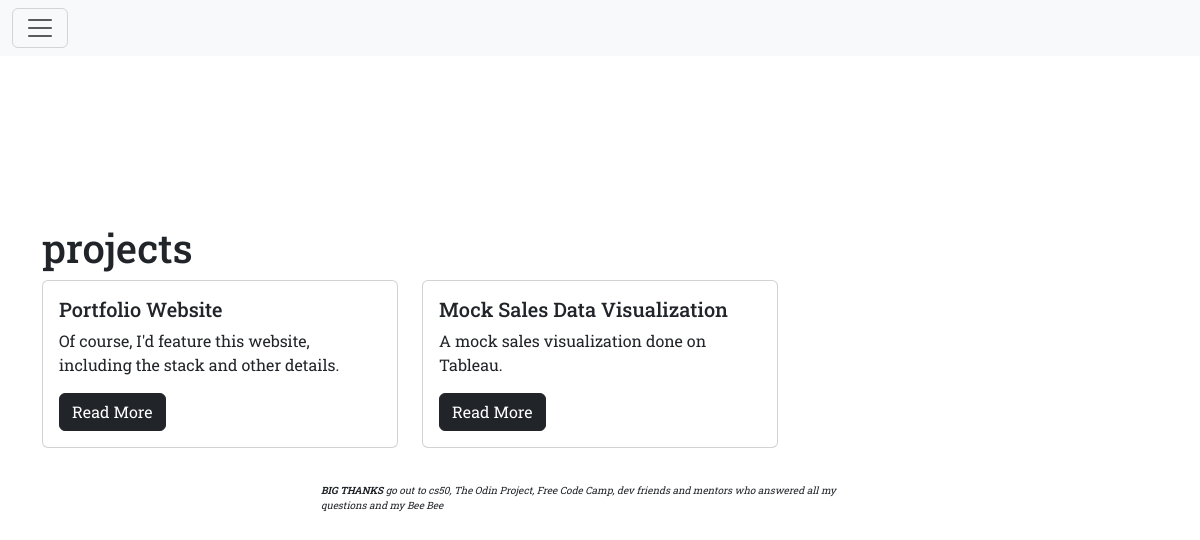
The page /projects/ on the database as committed earlier.
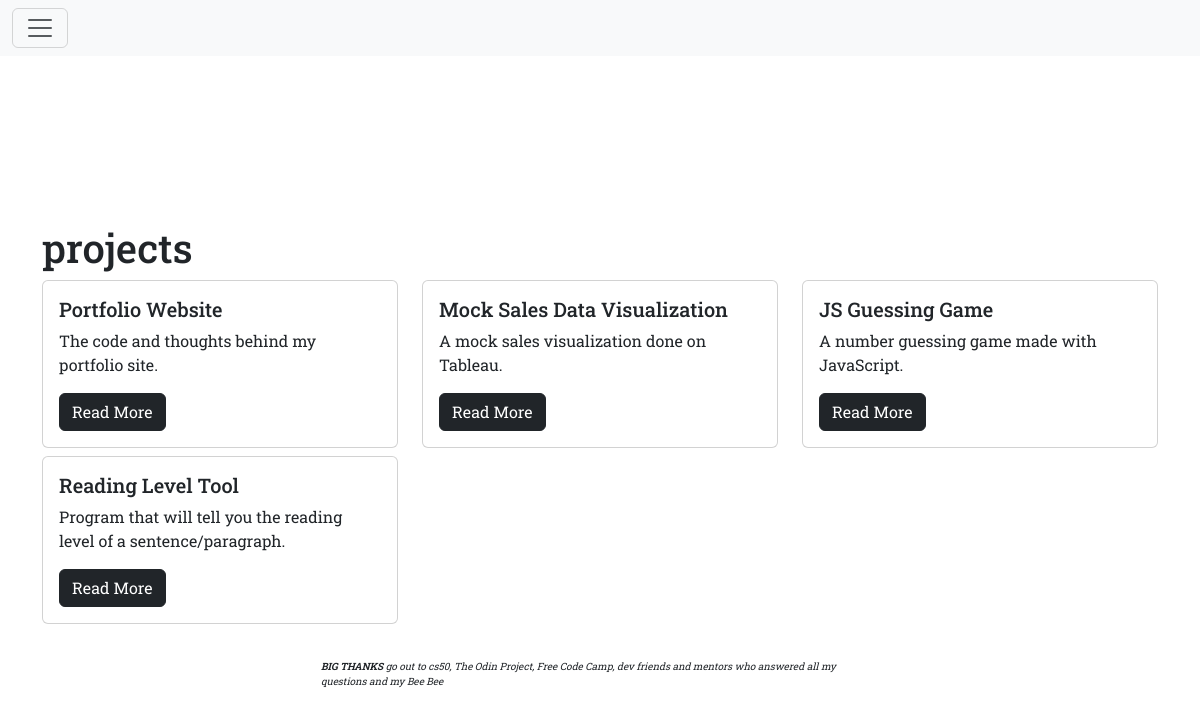
The same page on the database as committed later.
### projects/models.py (models this page shows, shortened)
class Project(models.Model):
    title = models.CharField(max_length=100)
    description = models.TextField()
    quick_description = models.TextField(default="quick description")
    technology = models.CharField(max_length=20)

### projects/views.py (the view)
# urls.py: path("", views.project_index, name="project_index"),
def project_index(request):
    projects = Project.objects.all()
    context = {
        "projects": projects
    }
    return render(request, "projects/project_index.html", context)

### projects/templates/projects/project_index.html
{% extends "base.html" %}
{% block page_content %}
<div class="body-margin">
    <h1>projects</h1>
    <div class="row">
    {% for project in projects %}
        <div class="col-md-4 card-spec">
            <div class="card mb-2">
                <div class="card-body">
                    <h5 class="card-title">{{ project.title }}</h5>
                    <p class="card-text">{{ project.quick_description }}</p>
                    <a href="{% url 'project_detail' project.pk %}"
                       class="btn btn-dark">
                        Read More
                    </a>
                </div>
            </div>
        </div>
    {% endfor %}
    </div>
</div>
{% endblock %}

### templates/base.html (shortened to what this page needs)
<!DOCTYPE html>
<html lang="en">
<head>
    <link href="https://cdn.jsdelivr.net/npm/bootstrap@5.3.2/dist/css/bootstrap.min.css" rel="stylesheet">>
    {% load static %}
    <link rel="stylesheet" href="{% static 'css/styles.css' %}">
</head>
<body class="container">
  <nav class="navbar bg-body-tertiary fixed-top">
    <div class="container-fluid">
      <button class="navbar-toggler" type="button" data-bs-toggle="offcanvas" data-bs-target="#offcanvasNavbar" aria-controls="offcanvasNavbar" aria-label="Toggle navigation">
        <span class="navbar-toggler-icon"></span>
      </button>
    </div>
  </nav>
{% block page_content %}{% endblock page_content %}
  <div class="position-relative">
    <footer class="footer-text position-absolute top-0 start-50 translate-middle">
      <p><em><strong>BIG THANKS</strong> go out to cs50, The Odin Project, Free Code Camp, dev friends and mentors who answered all my questions and my Bee Bee</em></p>
    </footer>
  </div>
</body>
</html>

### pages/static/css/styles.css (style rules this page uses)
* { font-family: 'Roboto Slab', serif; }
.body-margin { margin-top: 200px; }
.footer-text { margin-top: 50px; font-size: 10px; }
.card { flex: 1 0 auto; }

Rows that differ between the two databases and show on the page:
changed Project "Portfolio Website": quick_description "Of course, I'd feature this website, including the stack and other details." → "The code and thoughts behind my portfolio site."
added Project: title "JS Guessing Game", quick_description "A number guessing game made with JavaScript."
added Project: title "Reading Level Tool", quick_description "Program that will tell you the reading level of a sentence/paragraph."
